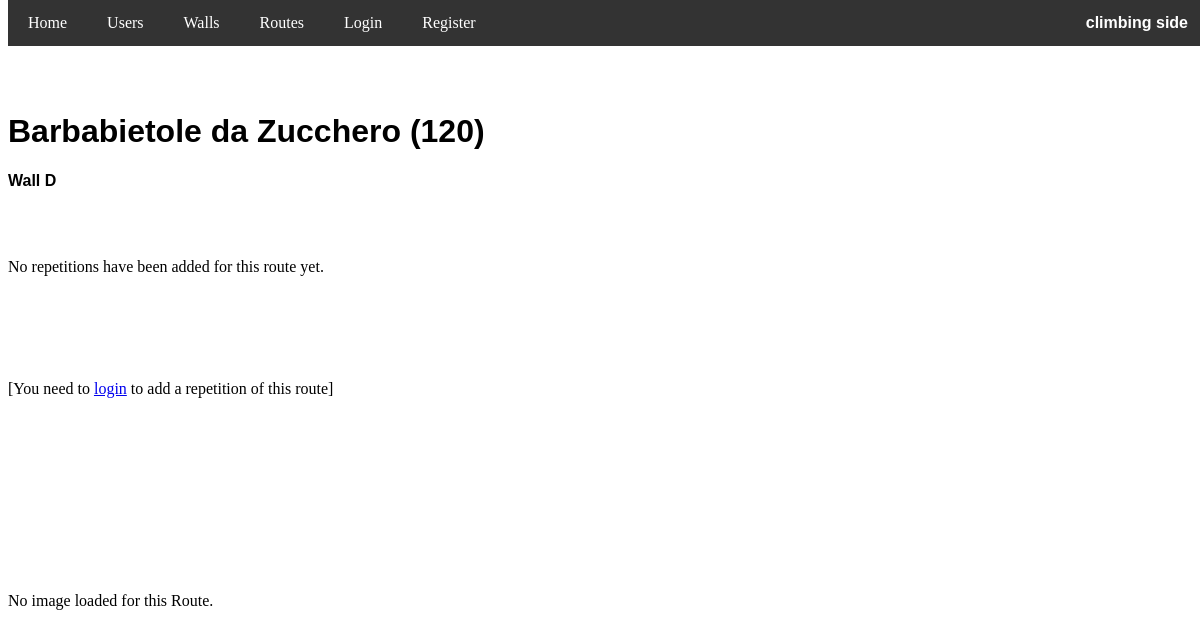
The app's page /routes/214, older data.
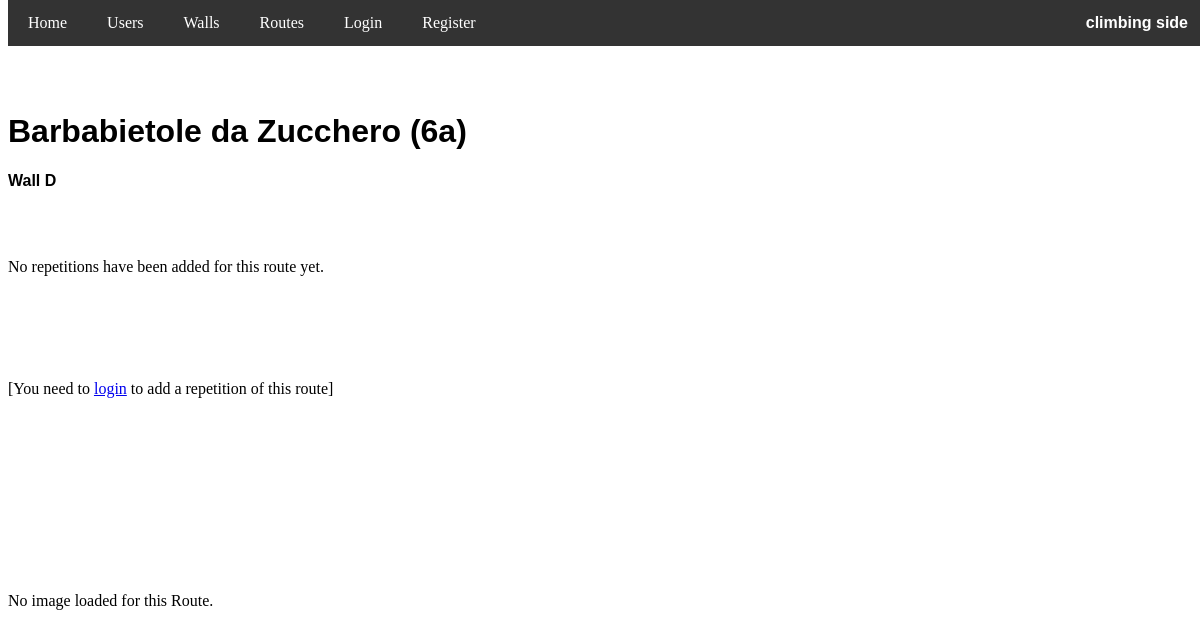
The same page, newer data.
### app/models.py (models this page shows, shortened)
class Route(db.Model):
    id = db.Column(db.Integer, primary_key=True)
    name = db.Column(db.String(100), nullable=False)
    grade = db.Column(db.String(3), nullable=False)
    wall_id = db.Column(db.Integer, db.ForeignKey('wall.id'), nullable=False)
    image_file = db.Column(db.String(255), nullable=True)

### app/routes.py (the view, shortened to what this page needs)
@routes.route('/routes/<int:route_id>', methods=['GET', 'POST'])
def route_page(route_id):
    route = Route.query.get_or_404(route_id)
    user_data = db.session.execute(
        user_route.select().where(user_route.c.route_id == route_id).order_by(desc(user_route.c.date), desc(user_route.c.id))
    ).fetchall()
    users_with_grades = []
    current_user_repetition = None
    n_rep = len(users_with_grades)
    scores = [float(user_entry.score) for user_entry in user_data]
    grades = [float(user_entry.proposed_grade) for user_entry in user_data]
    avg_score = mean(scores) if scores else 0
    avg_proposed_grade = mean(grades) if grades else 0
    min_grade = int(min(grades)) if grades else 0
    max_grade = int(max(grades)) if grades else 0
    if min_grade > 0 and max_grade < 350:
        all_grades = list(range(min_grade - 1, max_grade + 2))
    elif min_grade == 0 or max_grade == 350:
        all_grades = list(range(min_grade, max_grade + 1))
    grade_frequencies = dict(Counter(grades))
    full_grade_frequencies = {grade: grade_frequencies.get(grade, 0) for grade in all_grades}
    grade_labels = {int(grade): display_grade_backend(int(grade)) for grade in all_grades}
    return render_template('routes/route_page.html', route=route, users_with_grades=users_with_grades, avg_score=avg_score, avg_proposed_grade=avg_proposed_grade, full_grade_frequencies=full_grade_frequencies,grade_labels=grade_labels, n_rep=n_rep, current_user_repetition=current_user_repetition)

### app/templates/routes/route_page.html (shortened to what the changed rows need)
<!DOCTYPE html>
<html lang="en">
<head>
    <link rel="stylesheet" href="{{ url_for('static', filename='styles.css') }}">
</head>
<body>
    <div class="content">
    <br>
    <br>
    <br>
    <h1 style="font-family: Verdana, sans-serif;">{{ route.name }} ({{ route.grade }})</h1>
    <p style="font-family: Verdana, sans-serif;"> <a href="{{ url_for('routes.wall_page', wall_id=route.wall_id) }}" class="link6" >Wall {{ route.wall.name }} </a> </p>
    <br>
    <br>
    {% if users_with_grades %}
        <p>Number of reps: <strong style="font-family: Verdana, sans-serif;">{{n_rep}}</strong> <br>
        Average proposed grade: <strong style="font-family: Verdana, sans-serif;">{{ display_grade(avg_proposed_grade|int) }}</strong> <br>
        Score: <strong style="font-family: Verdana, sans-serif;">{{ avg_score|round(2) }}/5</strong>  <span id="star1" class="star-container">★★★★★</span></p>
        <script>
            // Funzione per aggiornare il riempimento delle stelle
            function updateStarRating(voto) {
                const percentage = (voto / 5) * 100;
                const starElement = document.getElementById('star1');
                starElement.style.setProperty('--filled-star-width', `${percentage}%`);
            }
            updateStarRating({{ avg_score }});
        </script>
    {% else %}
        <p>No repetitions have been added for this route yet.</p>
    {% endif %}
    <br>
    <br>
    <br>
    {% if current_user.is_authenticated %}
        {% if current_user in route.users %}
            <p>
                {% if current_user_repetition %}
                    Your proposed grade: <strong style="font-family: Verdana, sans-serif;">{{ display_grade(current_user_repetition.proposed_grade) }}</strong>,
                    score: <strong style="font-family: Verdana, sans-serif;">{{ current_user_repetition.score }}/5</strong>,
                    date: <strong style="font-family: Verdana, sans-serif;">{{ current_user_repetition.date.strftime('%d-%m-%Y') }}</strong>
                {% endif %}
            </p>
            <div class="button-group">
                <button id="edit-form-btn">Edit</button>
                <form method="POST" action="{{ url_for('routes.remove_route_rep', route_id=route.id) }}" style="display:inline;" onsubmit="return confirmDeletion();">
                    <button type="submit" id="remove-rep-btn">Remove</button>
                </form>
                <div id="edit-repetition-form" style="display: none; margin-top: 20px;" data-route-grade="{{ display_grade(current_user_repetition.proposed_grade) }}" data-route-score="{{ current_user_repetition.score }}" data-route-date="{{ current_user_repetition.date.strftime('%Y-%m-%d') }}">
                <form id="edit-grade-form" method="POST">
                    <input type="hidden" name="action" value="edit">
                    <label for="edit_base_grade">Proposed grade:</label>
                    <select id="edit_base_grade" name="base_grade" required>
                        <option value="0">4a</option>
                        <option value="10">4a+</option>
                        <option value="20">4b</option>
                        <option value="30">4b+</option>
                        <option value="40">4c</option>
                        <option value="50">4c+</option>
                        <option value="60">5a</option>
                        <option value="70">5a+</option>
                        <option value="80">5b</option>
                        <option value="90">5b+</option>
                        <option value="100">5c</option>
                        <option value="110">5c+</option>
                        <option value="120">6a</option>
                        <option value="130">6a+</option>
                        <option value="140">6b</option>
                        <option value="150">6b+</option>
                        <option value="160">6c</option>
                        <option value="170">6c+</option>
                        <option value="180">7a</option>
                        <option value="190">7a+</option>
                        <option value="200">7b</option>
                        <option value="210">7b+</option>
                        <option value="220">7c</option>
                        <option value="230">7c+</option>
                        <option value="240">8a</option>
                        <option value="250">8a+</option>
                        <option value="260">8b</option>
                        <option value="270">8b+</option>
                        <option value="280">8c</option>
                        <option value="290">8c+</option>
                        <option value="300">9a</option>
                        <option value="310">9a+</option>
                        <option value="320">9b</option>
                        <option value="330">9b+</option>
                        <option value="340">9c</option>
                    </select>
                    <label for="edit_decimal_part"> </label>
                    <select id="edit_decimal_part" name="decimal_part" required>
                        <option value="0">.0</option>
                        <option value="1">.1</option>
                        <option value="2">.2</option>
                        <option value="3">.3</option>
                        <option value="4">.4</option>
                        <option value="5">.5</option>
                        <option value="6">.6</option>
                        <option value="7">.7</option>
                        <option value="8">.8</option>
                        <option value="9">.9</option>
                    </select>
                    <label for="edit_score">Score (1-5):</label>
                    <select id="edit_score" name="score" required>
                        <option value="1">★</option>
                        <option value="2">★★</option>
                        <option value="3">★★★</option>
                        <option value="4">★★★★</option>
                        <option value="5">★★★★★</option>
                    </select>
                    <label for="edit_repetition_date">Date:</label>
                    <input type="date" id="edit_date" name="date" required>
                    <button type="submit">Update</button>
                    <button type="button" id="cancel-edit-btn">Cancel</button>
                </form>
                </div>
                <script>
                    document.addEventListener("DOMContentLoaded", function() {
                        // route.grade
                        const routeGradeText = document.getElementById("edit-repetition-form").getAttribute("data-route-grade");
                        const [baseGradeText, decimalPart] = routeGradeText.split(".");
                        const baseGradeSelect = document.getElementById("edit_base_grade");
                        // Cerca l'opzione con il testo corrispondente a route.grade e selezionala
                        for (let option of baseGradeSelect.options) {
                            if (option.text === baseGradeText) {
                                option.selected = true;
                                break;
                            }
                        }
                        // Imposta il valore del campo decimal_part con la parte decimale
                        const decimalPartSelect = document.getElementById("edit_decimal_part");
                        decimalPartSelect.value = decimalPart || "0";  // Imposta .0 come default se non esiste una parte decimale
                        //route.score
                        const routeScore = document.getElementById("edit-repetition-form").getAttribute("data-route-score");
                        const scoreSelect = document.getElementById("edit_score");
                        scoreSelect.value = routeScore || "3";
                        //route.date
                        const dateString = document.getElementById("edit-repetition-form").getAttribute("data-route-date");
                        document.getElementById("edit_date").value = dateString;
                    });
                </script>
            </div>
        {% else %}
            <button id="show-form-btn">Add Repetition</button>
            <div id="repetition-form" data-route-grade="{{route.grade}}">
                <form id="grade-form" method="POST">
                    <input type="hidden" name="action" value="add">
                    <label for="base_grade">Proposed grade:</label>
                    <select id="base_grade" name="base_grade" required>
                        <option value="0">4a</option>
                        <option value="10">4a+</option>
                        <option value="20">4b</option>
                        <option value="30">4b+</option>
                        <option value="40">4c</option>
                        <option value="50">4c+</option>
                        <option value="60">5a</option>
                        <option value="70">5a+</option>
                        <option value="80">5b</option>
                        <option value="90">5b+</option>
                        <option value="100">5c</option>
                        <option value="110">5c+</option>
                        <option value="120">6a</option>
                        <option value="130">6a+</option>
                        <option value="140">6b</option>
                        <option value="150">6b+</option>
                        <option value="160">6c</option>
                        <option value="170">6c+</option>
                        <option value="180">7a</option>
                        <option value="190">7a+</option>
                        <option value="200">7b</option>
                        <option value="210">7b+</option>
                        <option value="220">7c</option>
                        <option value="230">7c+</option>
                        <option value="240">8a</option>
                        <option value="250">8a+</option>
                        <option value="260">8b</option>
                        <option value="270">8b+</option>
                        <option value="280">8c</option>
                        <option value="290">8c+</option>
                        <option value="300">9a</option>
                        <option value="310">9a+</option>
                        <option value="320">9b</option>
                        <option value="330">9b+</option>
                        <option value="340">9c</option>
                    </select>
                    <label for="decimal_part"> </label>
                    <select id="decimal_part" name="decimal_part" required>
                        <option value="0">.0 (easy)</option>
                        <option value="1">.1</option>
                        <option value="2">.2</option>
                        <option value="3">.3</option>
                        <option value="4">.4</option>
                        <option value="5" selected>.5</option>
                        <option value="6">.6</option>
                        <option value="7">.7</option>
                        <option value="8">.8</option>
                        <option value="9">.9 (hard)</option>
                    </select>
                    <label for="score">Score (1-5):</label>
                    <select id="score" name="score" required>
                        <option value="1">★</option>
                        <option value="2">★★</option>
                        <option value="3" selected>★★★</option>
                        <option value="4">★★★★</option>
                        <option value="5">★★★★★</option>
                    </select>
                    <label for="repetition_date">Date of Repetition:</label>
                    <input type="date" id="date" name="date" required>
                    <button type="submit">Submit</button>
                    <button type="button" id="cancel-btn">Cancel</button>
                </form>
            </div>
            <script>
                document.addEventListener("DOMContentLoaded", function() {
                    // Recupera il valore di route.grade come testo
                    const routeGradeText = document.getElementById("repetition-form").getAttribute("data-route-grade");
                    // Seleziona il menu a discesa base_grade
                    const baseGradeSelect = document.getElementById("base_grade");
                    // Cerca l'opzione con il testo corrispondente a route.grade e selezionala
                    for (let option of baseGradeSelect.options) {
                        if (option.text === routeGradeText) {
                            option.selected = true;
                            break;
                        }
                    }
                    // Imposta il campo data alla data corrente
                    const today = new Date();
                    const year = today.getFullYear();
                    const month = String(today.getMonth() + 1).padStart(2, '0'); // Mese con due cifre
                    const day = String(today.getDate()).padStart(2, '0');        // Giorno con due cifre
                    // Formatta la data come YYYY-MM-DD e impostala nel campo
                    const todayString = `${year}-${month}-${day}`;
                    document.getElementById("date").value = todayString;
                });
            </script>
        {% endif %}
    {% else %}
        <br>
        <p>[You need to <a href="{{ url_for('users.login') }}">login</a> to add a repetition of this route]</p>
    {% endif %}
    <br>
    <br>
    <br>
    <br>
    <br>
    <br>
    <br>
    <br>
    <br>
    {% if route.image_file %}
        <div class="route-image">
            <img src="{{ route.image_file }}" alt="{{ route.name }}" class="img-fluid" style="width: 400px; height: auto;">
        </div>
        {% if current_user.is_authenticated and (current_user.id == 1 or current_user.id ==2)  %}
        <form method="POST" action="{{ url_for('routes.delete_image', route_id=route.id) }}">
            <input type="hidden" name="delete_image" value="true">
            <button type="submit" class="btn btn-danger">Delete Image</button>
        </form>
        {% endif %}
    {% else %}
        <div class="route-image">
            <p>No image loaded for this Route.</p>
        </div>
    {% endif %}
    </div>
    <br>
    <br>
    <br>
    <br>
    <br>
    <br>
</body>
</html>

Row changes from the older to the newer data that the page shows:
changed Route "Barbabietole da Zucchero": grade "120" → "6a"
